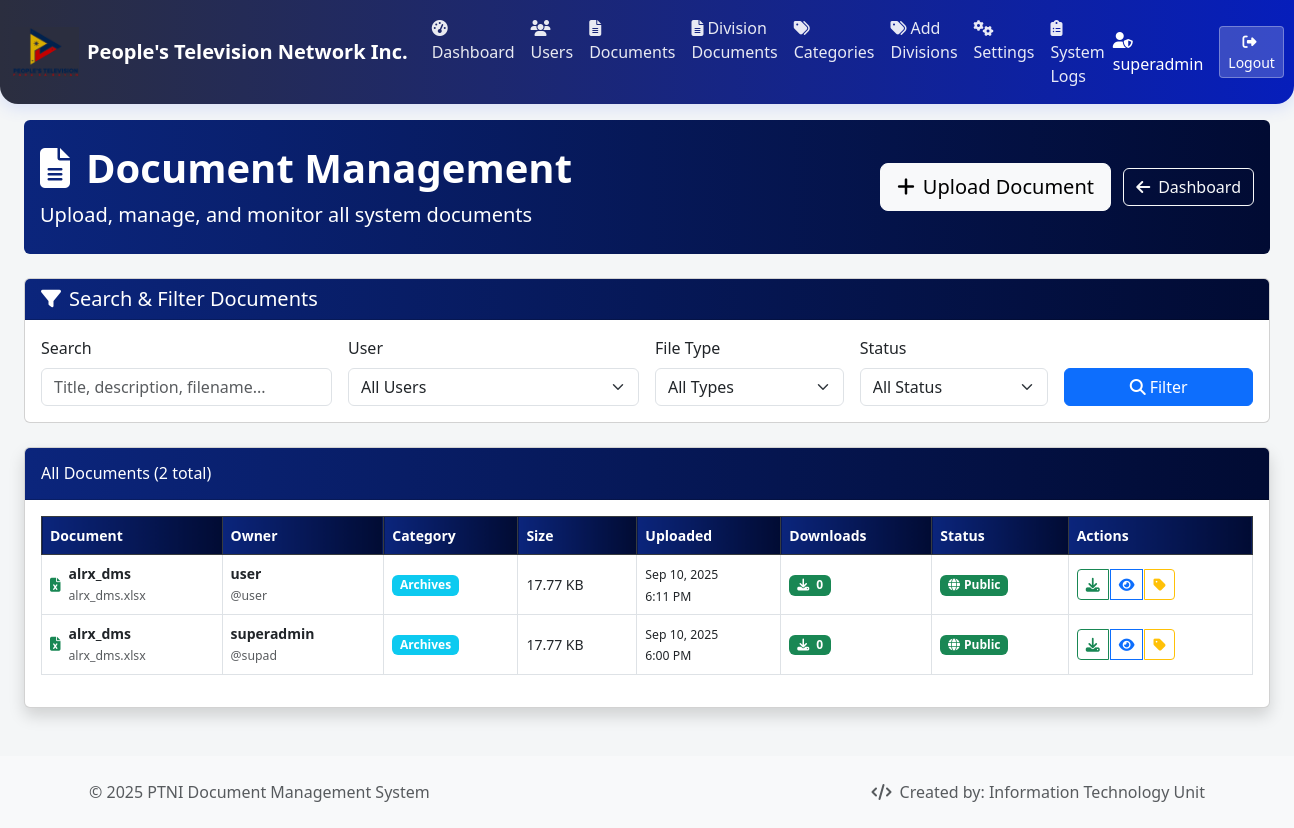
The page /superadmin/documents.php (signed in) on the database its author committed.
### tables this page shows
CREATE TABLE `documents` (
  `id` int(11) NOT NULL,
  `title` varchar(255) NOT NULL,
  `description` text DEFAULT NULL,
  `filename` varchar(255) NOT NULL,
  `original_name` varchar(255) NOT NULL,
  `file_size` bigint(20) NOT NULL,
  `file_type` varchar(10) NOT NULL,
  `mime_type` varchar(100) DEFAULT NULL,
  `category_id` int(11) DEFAULT NULL,
  `division_id` int(11) DEFAULT NULL,
  `user_id` int(11) NOT NULL,
  `downloads` int(11) DEFAULT 0,
  `is_public` tinyint(1) DEFAULT 0,
  `tags` text DEFAULT NULL,
  `created_at` timestamp NOT NULL DEFAULT current_timestamp(),
  `updated_at` timestamp NOT NULL DEFAULT current_timestamp() ON UPDATE current_timestamp()
);

CREATE TABLE `users` (
  `id` int(11) NOT NULL,
  `username` varchar(50) NOT NULL,
  `email` varchar(100) NOT NULL,
  `password` varchar(255) NOT NULL,
  `full_name` varchar(100) NOT NULL,
  `role` enum('user','admin','superadmin') NOT NULL,
  `status` enum('active','inactive','suspended') DEFAULT 'active',
  `last_login` timestamp NULL DEFAULT NULL,
  `avatar` varchar(255) DEFAULT NULL,
  `created_at` timestamp NOT NULL DEFAULT current_timestamp(),
  `updated_at` timestamp NOT NULL DEFAULT current_timestamp() ON UPDATE current_timestamp(),
  `last_session_id` varchar(64) DEFAULT NULL,
  `last_login_ip` varchar(45) DEFAULT NULL
);

CREATE TABLE `categories` (
  `id` int(11) NOT NULL,
  `name` varchar(100) NOT NULL,
  `description` text DEFAULT NULL,
  `color` varchar(7) DEFAULT '#007bff',
  `icon` varchar(50) DEFAULT 'fas fa-folder',
  `created_at` timestamp NOT NULL DEFAULT current_timestamp()
);

### includes/functions.php (called while the page is built, shortened)
<?php
function formatFileSize($bytes, $precision = 2) {
    $units = array('B', 'KB', 'MB', 'GB', 'TB');
    for ($i = 0; $bytes > 1024 && $i < count($units) - 1; $i++) {
        $bytes /= 1024;
    }
    return round($bytes, $precision) . ' ' . $units[$i];
}
function getFileIcon($extension) {
    $extension = strtolower($extension);
    $icons = [
        'pdf' => 'fas fa-file-pdf text-danger',
        'doc' => 'fas fa-file-word text-primary',
        'docx' => 'fas fa-file-word text-primary',
        'xls' => 'fas fa-file-excel text-success',
        'xlsx' => 'fas fa-file-excel text-success',
        'ppt' => 'fas fa-file-powerpoint text-warning',
        'pptx' => 'fas fa-file-powerpoint text-warning',
        'txt' => 'fas fa-file-alt text-muted',
        'jpg' => 'fas fa-file-image text-info',
        'jpeg' => 'fas fa-file-image text-info',
        'png' => 'fas fa-file-image text-info',
        'gif' => 'fas fa-file-image text-info',
        'bmp' => 'fas fa-file-image text-info',
        'svg' => 'fas fa-file-image text-info',
        'zip' => 'fas fa-file-archive text-secondary',
        'rar' => 'fas fa-file-archive text-secondary',
        '7z' => 'fas fa-file-archive text-secondary',
        'tar' => 'fas fa-file-archive text-secondary',
        'mp3' => 'fas fa-file-audio text-success',
        'wav' => 'fas fa-file-audio text-success',
        'flac' => 'fas fa-file-audio text-success',
        'aac' => 'fas fa-file-audio text-success',
        'mp4' => 'fas fa-file-video text-purple',
        'avi' => 'fas fa-file-video text-purple',
        'mkv' => 'fas fa-file-video text-purple',
        'mov' => 'fas fa-file-video text-purple',
        'wmv' => 'fas fa-file-video text-purple',
    ];
    return $icons[$extension] ?? 'fas fa-file text-muted';
}
?>

### superadmin/documents.php (the view, shortened to what this page needs)
<?php
require_once '../includes/functions.php';
$search = isset($_GET['search']) ? sanitize($_GET['search']) : '';
$user_filter = isset($_GET['user']) ? (int)$_GET['user'] : 0;
$type_filter = isset($_GET['type']) ? sanitize($_GET['type']) : '';
$status_filter = isset($_GET['status']) ? sanitize($_GET['status']) : '';
$where_conditions = [];
$params = [];
$where_clause = !empty($where_conditions) ? 'WHERE ' . implode(' AND ', $where_conditions) : '';
try {
    $sql = "
        SELECT d.*, u.username, u.full_name, c.name as category_name
        FROM documents d
        JOIN users u ON d.user_id = u.id
        LEFT JOIN categories c ON d.category_id = c.id
        $where_clause
        ORDER BY d.created_at DESC
    ";
    $stmt = $db->prepare($sql);
    $stmt->execute($params);
    $documents = $stmt->fetchAll();
} catch (PDOException $e) {
    $documents = [];
    $users = [];
    $file_types = [];
    $error = "Error loading documents: " . $e->getMessage();
}
require_once '../includes/superadmin_header.php';
?>
<div class="container-fluid px-4">
    <div class="row mb-4">
        <div class="col-12">
            <div class="card border-0" style="background: linear-gradient(90deg, #0b257cff 0%, #010b33ff 100%); color: white;">
                <div class="card-body py-4">
                    <div class="row align-items-center">
                        <div class="col-md-8">
                            <h1 class="display-6 fw-bold mb-2">
                                <i class="fas fa-file-alt me-3"></i>Document Management
                            </h1>
                            <p class="lead mb-0">
                                Upload, manage, and monitor all system documents
                            </p>
                        </div>
                        <div class="col-md-4 text-end">
                            <button class="btn btn-light btn-lg me-2" data-bs-toggle="modal" data-bs-target="#uploadModal">
                                <i class="fas fa-plus me-2"></i>Upload Document
                            </button>
                            <a href="dashboard.php" class="btn btn-outline-light">
                                <i class="fas fa-arrow-left me-2"></i>Dashboard
                            </a>
                        </div>
                    </div>
                </div>
            </div>
        </div>
    </div>
    <div class="row mb-4">
        <div class="col-12">
            <div class="card">
                <div class="card-header">
                    <h5 class="mb-0">
                        <i class="fas fa-filter me-2"></i>Search & Filter Documents
                    </h5>
                </div>
                <div class="card-body">
                    <form method="GET" action="" class="row g-3">
                        <div class="col-md-3">
                            <label for="search" class="form-label">Search</label>
                            <input type="text" class="form-control" id="search" name="search"
                                   placeholder="Title, description, filename..."
                                   value="<?php echo htmlspecialchars($search); ?>">
                        </div>
                        <div class="col-md-3">
                            <label for="user" class="form-label">User</label>
                            <select class="form-select" id="user" name="user">
                                <option value="">All Users</option>
                            </select>
                        </div>
                        <div class="col-md-2">
                            <label for="type" class="form-label">File Type</label>
                            <select class="form-select" id="type" name="type">
                                <option value="">All Types</option>
                            </select>
                        </div>
                        <div class="col-md-2">
                            <label for="status" class="form-label">Status</label>
                            <select class="form-select" id="status" name="status">
                                <option value="">All Status</option>
                            </select>
                        </div>
                        <div class="col-md-2">
                            <label class="form-label">&nbsp;</label>
                            <div class="d-grid">
                                <button type="submit" class="btn btn-primary">
                                    <i class="fas fa-search me-1"></i>Filter
                                </button>
                            </div>
                        </div>
                    </form>
                </div>
            </div>
        </div>
    </div>
    <div class="card shadow">
        <div class="card-header py-3">
            <div class="d-flex justify-content-between align-items-center">
                <h6 class="m-0 font-weight-bold text-">
                    All Documents (<?php echo count($documents); ?> total)
                </h6>
            </div>
        </div>
        <div class="card-body">
            <?php if (empty($documents)): ?>
                <div class="text-center py-4">
                    <i class="fas fa-folder-open fa-3x text-muted mb-3"></i>
                    <h5>No documents found</h5>
                    <p class="text-muted">
                        <?php if (!empty($search) || $user_filter > 0 || !empty($type_filter) || !empty($status_filter)): ?>
                            Try adjusting your search criteria or filters.
                        <?php else: ?>
                            No documents have been uploaded yet.
                        <?php endif; ?>
                    </p>
                </div>
            <?php else: ?>
                <div class="table-responsive">
                    <table class="table table-bordered table-hover" width="100%" cellspacing="0">
                        <thead class="table-dark">
                            <tr>
                                <th>Document</th>
                                <th>Owner</th>
                                <th>Category</th>
                                <th>Size</th>
                                <th>Uploaded</th>
                                <th>Downloads</th>
                                <th>Status</th>
                                <th>Actions</th>
                            </tr>
                        </thead>
                        <tbody>
                            <?php foreach ($documents as $doc): ?>
                            <tr>
                                <td>
                                    <div class="d-flex align-items-center">
                                        <i class="<?php echo getFileIcon($doc['file_type'] ?? 'unknown'); ?> me-2"></i>
                                        <div>
                                            <div class="fw-bold"><?php echo htmlspecialchars($doc['title']); ?></div>
                                            <small class="text-muted"><?php echo htmlspecialchars($doc['original_name']); ?></small>
                                        </div>
                                    </div>
                                </td>
                                <td>
                                    <div>
                                        <strong><?php echo htmlspecialchars($doc['full_name'] ?? $doc['username']); ?></strong>
                                        <br><small class="text-muted">@<?php echo htmlspecialchars($doc['username']); ?></small>
                                    </div>
                                </td>
                                <td>
                                    <?php if ($doc['category_name']): ?>
                                        <span class="badge bg-info"><?php echo htmlspecialchars($doc['category_name']); ?></span>
                                    <?php else: ?>
                                        <span class="text-muted">Uncategorized</span>
                                    <?php endif; ?>
                                </td>
                                <td><?php echo formatFileSize($doc['file_size']); ?></td>
                                <td>
                                    <small>
                                        <?php echo date('M j, Y', strtotime($doc['created_at'])); ?><br>
                                        <?php echo date('g:i A', strtotime($doc['created_at'])); ?>
                                    </small>
                                </td>
                                <td>
                                    <span class="badge bg-success">
                                        <i class="fas fa-download me-1"></i>
                                        <?php echo number_format($doc['downloads'] ?? 0); ?>
                                    </span>
                                </td>
                                <td>
                                    <?php if ($doc['is_public']): ?>
                                        <span class="badge bg-success">
                                            <i class="fas fa-globe me-1"></i>Public
                                        </span>
                                    <?php else: ?>
                                        <span class="badge bg-secondary">
                                            <i class="fas fa-lock me-1"></i>Private
                                        </span>
                                    <?php endif; ?>
                                </td>
<td>
    <div class="btn-group" role="group">
        <a href="../api/download.php?id=<?php echo $doc['id']; ?>"
           class="btn btn-sm btn-outline-success" title="Download">
            <i class="fas fa-download"></i>
        </a>
        <button type="button" class="btn btn-sm btn-outline-primary"
                onclick="previewDocument(<?php echo $doc['id']; ?>, '<?php echo addslashes($doc['original_name']); ?>', '<?php echo $doc['file_type']; ?>')"
                title="Preview">
            <i class="fas fa-eye"></i>
        </button>
        <button type="button" class="btn btn-sm btn-outline-warning"
                onclick="editCategory(<?php echo $doc['id']; ?>, <?php echo $doc['category_id'] ?: 'null'; ?>)"
                title="Edit Category">
            <i class="fas fa-tag"></i>
        </button>
    </div>
</td>
                            </tr>
                            <?php endforeach; ?>
                        </tbody>
                    </table>
                </div>
            <?php endif; ?>
        </div>
    </div>
</div>
<?php require_once '../includes/footer.php'; ?>

### includes/superadmin_header.php (style rules this page uses)
:root { --admin-primary: #dc3545; --admin-secondary: #6c757d; --admin-success: #198754; --admin-warning: #ffc107; --admin-danger: #dc3545; }
body { background: #f4f6f7ff; min-height: 100vh; }

### superadmin/documents.php (style rules this page uses)
.table th { border-top: none; font-weight: 600; font-size: 0.875rem; background: linear-gradient(90deg, #0b257cff 0%, #010b33ff 100%); color: white; }
.table td { vertical-align: middle; font-size: 0.875rem; }
.btn-group .btn { margin-right: 2px; }
.btn-group .btn:last-child { margin-right: 0; }
.badge { font-size: 0.75rem; }
.card-header { background: linear-gradient(90deg, #0b257cff 0%, #010b33ff 100%); color: white; }

### rows shown on the page
documents: title "alrx_dms", original_name "alrx_dms.xlsx", user.full_name "user", user.username "user", category.name "Archives", file_size "17.77 KB", created_at "Sep 10, 2025", created_at "6:11 PM", downloads "0", is_public 1 (drawn)
documents: title "alrx_dms", original_name "alrx_dms.xlsx", user.full_name "superadmin", user.username "supad", category.name "Archives", file_size "17.77 KB", created_at "Sep 10, 2025", created_at "6:00 PM", downloads "0", is_public 1 (drawn)

### other values the page prints
$_SESSION['full_name'] "superadmin"
count($documents) "2"
